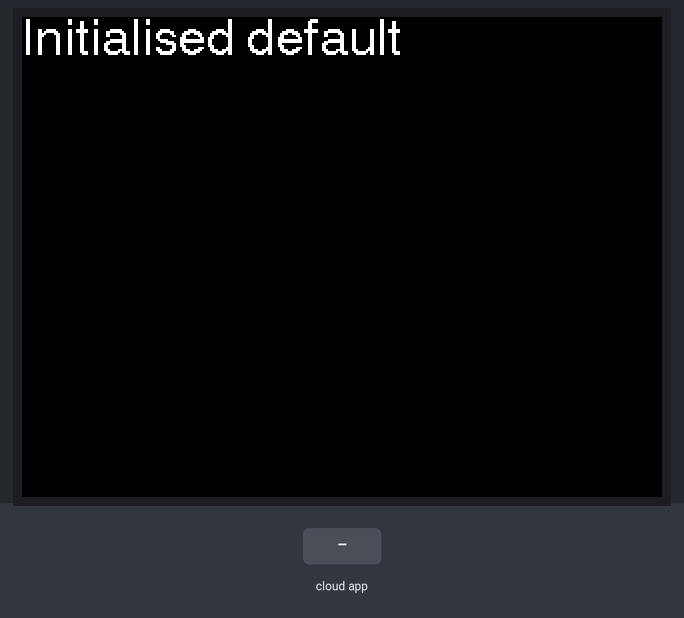
A sketch run on a simulated ESP32. Parts: 320×240 colour display. Inputs (shaded band) come from the test bench. The ROS host is connected and sends only what is stated.

Above: at 1.4 s.
1.5 s: the phone or cloud app sets message to 0
At 3.4 s:
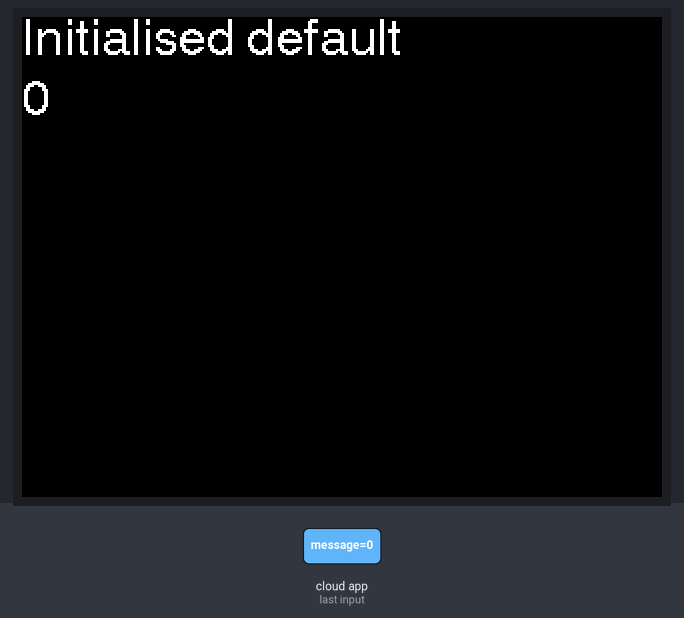
3.7 s: the phone or cloud app sets message to 1
Timing chart, 0 to 6.7 s (numbered marks = the images above; inputs shaded):
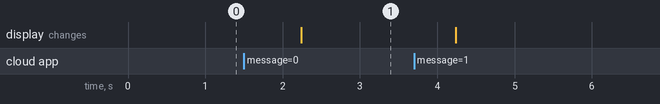

The sketch:

DisplayRosTopicData_SubscribeFromSerialPort.ino
```cpp
/*******************************************************
   Baize_ServoDriver_esp32
   功能：WiFi话题通信订阅消息并显示
   引脚：SDA:21   SCL:22
   Designer: Allen
   E-mail:953598974@qq.com
   Date:2022-09-13 21:40
 *******************************************************/

#include <ros.h>
#include <std_msgs/String.h>

#include <SPI.h>
#include <TFT_eSPI.h>       // Hardware-specific library
TFT_eSPI TFT = TFT_eSPI();  // Invoke custom library


void chatterCallback(const std_msgs::String& msg) {
//  TFT.fillScreen(TFT_BLACK);
  TFT.setCursor(0, 30, 4);
  // Set the font colour to be white with a black background
  TFT.setTextColor(TFT_WHITE, TFT_BLACK);

  // We can now plot text on screen using the "print" class
  TFT.println(msg.data);
}

ros::NodeHandle  nh;

std_msgs::String str_msg;
ros::Publisher chatter("gun", &str_msg);
ros::Subscriber<std_msgs::String> sub("message", chatterCallback);
char hello[13] = "hello!";


void setup()
{
  nh.initNode();
  nh.advertise(chatter);
  nh.subscribe(sub);

    TFT.init();
    TFT.setRotation(3);
    TFT.fillScreen(TFT_BLACK);
    TFT.initDMA();

  TFT.setCursor(0, 0, 4);
  // Set the font colour to be white with a black background
  TFT.setTextColor(TFT_WHITE, TFT_BLACK);

  // We can now plot text on screen using the "print" class
  TFT.println("Initialised default\n");
}

void loop()
{
    str_msg.data = hello;
    chatter.publish( &str_msg );

    nh.spinOnce();

  delay(1000);
}
```

Measured:
- after the input at 1.5 s, the display: changes after 0.74 s (image 1)
